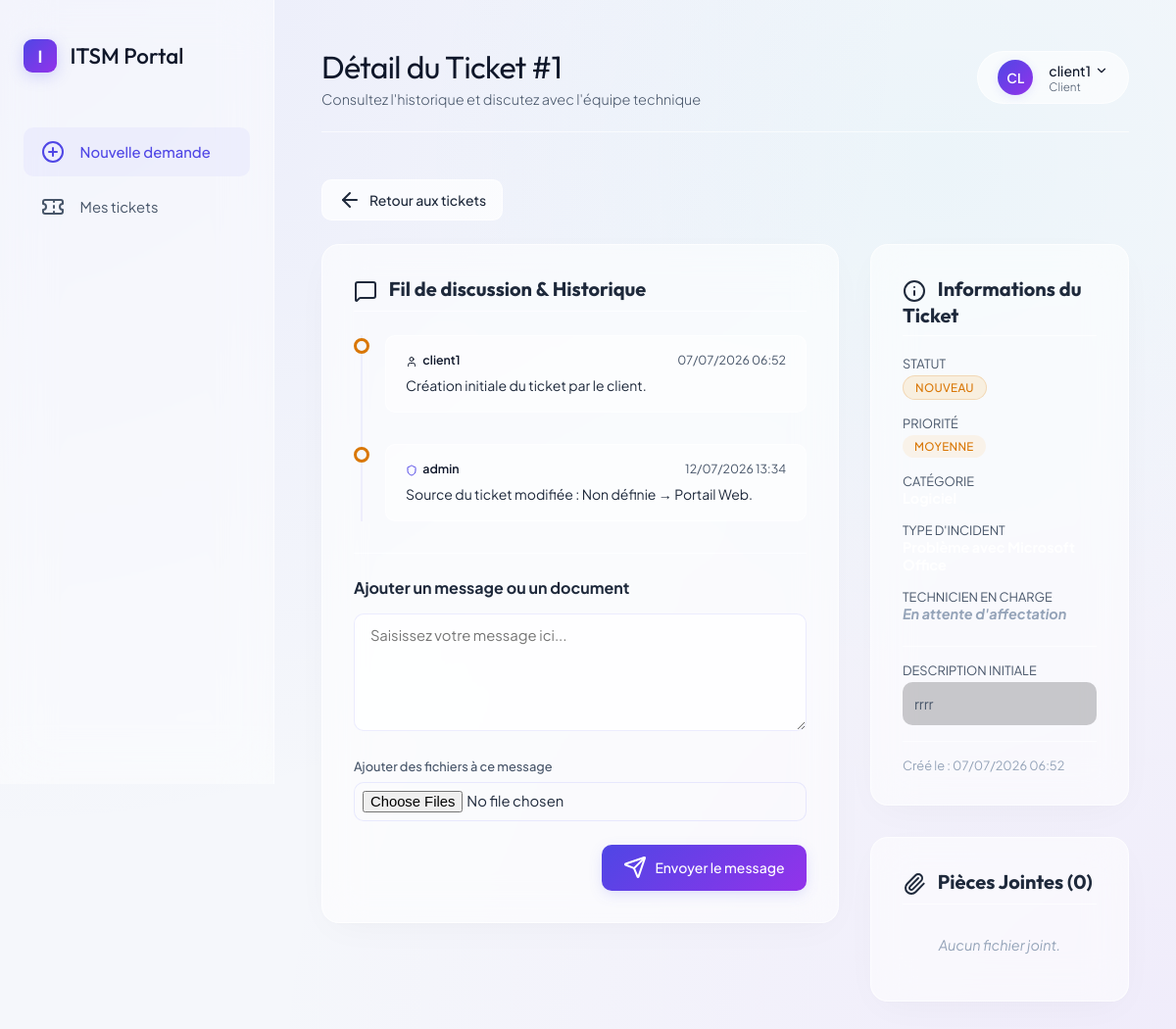
The app's page /client/ticket/1/ (signed in) with its own data.
### tickets/models.py (models this page shows, shortened)
class Ticket(models.Model):
    utilisateur = models.ForeignKey(Utilisateur, on_delete=models.CASCADE, related_name='tickets_crees')
    categorie = models.ForeignKey(Categorie, on_delete=models.PROTECT, related_name='tickets')
    probleme = models.ForeignKey(Probleme, on_delete=models.SET_NULL, null=True, blank=True, related_name='tickets')
    probleme_autre = models.TextField(null=True, blank=True)
    priorite = models.ForeignKey(Priorite, on_delete=models.PROTECT, related_name='tickets')
    statut = models.ForeignKey(StatutTicket, on_delete=models.PROTECT, related_name='tickets')
    source = models.ForeignKey(SourceTicket, on_delete=models.SET_NULL, null=True, blank=True, related_name='tickets')
    technicien = models.ForeignKey(Utilisateur, on_delete=models.SET_NULL, null=True, blank=True, related_name='tickets_assignes')
    description = models.TextField(blank=True, default="")
    date_creation = models.DateTimeField(auto_now_add=True)
    date_assignation = models.DateTimeField(null=True, blank=True)
    date_resolution = models.DateTimeField(null=True, blank=True)
    date_cloture = models.DateTimeField(null=True, blank=True)

class Utilisateur(AbstractUser):
    role = models.ForeignKey(Role, on_delete=models.SET_NULL, null=True, blank=True)
    @property
    def is_client(self):
        return self.role and self.role.libelle == 'Client'

class Role(models.Model):
    libelle = models.CharField(max_length=50, unique=True)

class HistoriqueTicket(models.Model):
    ticket = models.ForeignKey(Ticket, on_delete=models.CASCADE, related_name='historiques')
    ancien_statut = models.ForeignKey(StatutTicket, on_delete=models.SET_NULL, null=True, related_name='historiques_anciens')
    nouveau_statut = models.ForeignKey(StatutTicket, on_delete=models.SET_NULL, null=True, related_name='historiques_nouveaux')
    modifie_par = models.ForeignKey(Utilisateur, on_delete=models.SET_NULL, null=True, related_name='historiques_modifications')
    date_modification = models.DateTimeField(auto_now_add=True)
    commentaire = models.TextField(null=True, blank=True)

class StatutTicket(models.Model):
    libelle = models.CharField(max_length=50, unique=True)

class Priorite(models.Model):
    libelle = models.CharField(max_length=50, unique=True)
    niveau = models.IntegerField(default=1)  # Pour trier par ordre d'urgence

### tickets/views.py (the view, shortened to what this page needs)
# urls.py: path('client/ticket/<int:ticket_id>/', views.detail_ticket, name='detail_ticket'),
@login_required
def detail_ticket(request, ticket_id):
    ticket = get_object_or_404(Ticket, id=ticket_id)
    if request.user.is_client and ticket.utilisateur != request.user:
        return redirect('client_dashboard')
    historiques = ticket.historiques.all().order_by('date_modification')
    pieces_jointes = ticket.pieces_jointes.all()
    return render(request, 'tickets/client/detail_ticket.html', {
        'ticket': ticket,
        'historiques': historiques,
        'pieces_jointes': pieces_jointes
    })

### tickets/templates/tickets/client/detail_ticket.html (shortened to what this page needs)
{% extends 'tickets/base.html' %}
{% block nav_dashboard_active %}active{% endblock %}
{% block page_title %}Détail du Ticket #{{ ticket.id }}{% endblock %}
{% block page_subtitle %}Consultez l'historique et discutez avec l'équipe technique{% endblock %}
{% block content %}
<div style="margin-bottom: 1.5rem;">
    <a href="{% url 'client_dashboard' %}" class="btn btn-secondary" style="padding: 0.5rem 1rem;">
        <i data-lucide="arrow-left"></i> Retour aux tickets
    </a>
</div>
<div class="ticket-grid">
    <div>
        <div class="card">
            <h2 style="font-family: 'Outfit', sans-serif; font-size: 1.25rem; margin-bottom: 1rem; border-bottom: 1px solid var(--border-color); padding-bottom: 0.5rem;">
                <i data-lucide="message-square" style="vertical-align: middle; margin-right: 0.5rem;"></i>
                Fil de discussion & Historique
            </h2>
            <div class="timeline">
                {% for hist in historiques %}
                <div class="timeline-item">
                    <div class="timeline-icon" style="border-color:
                        {% if hist.nouveau_statut.libelle == 'Nouveau' %}var(--status-nouveau)
                        {% elif hist.nouveau_statut.libelle == 'Assigné' %}var(--status-assigne)
                        {% elif hist.nouveau_statut.libelle == 'En cours' %}var(--status-en-cours)
                        {% elif hist.nouveau_statut.libelle == 'Résolu' %}var(--status-resolu)
                        {% else %}var(--status-cloture){% endif %};">
                    </div>
                    <div class="timeline-content">
                        <div class="timeline-header">
                            <span class="timeline-user">
                                {% if hist.modifie_par.is_client %}
                                    <i data-lucide="user" style="width: 12px; height: 12px; vertical-align: middle; margin-right: 0.2rem;"></i>
                                {% else %}
                                    <i data-lucide="shield" style="width: 12px; height: 12px; color: var(--primary); vertical-align: middle; margin-right: 0.2rem;"></i>
                                {% endif %}
                                {{ hist.modifie_par.username }}
                            </span>
                            <span>{{ hist.date_modification|date:"d/m/Y H:i" }}</span>
                        </div>
                        <div class="timeline-body">
                            {{ hist.commentaire|linebreaksbr }}
                        </div>
                    </div>
                </div>
                {% endfor %}
            </div>
            <div class="comment-editor" style="border-top: 1px solid var(--border-color); padding-top: 1.5rem; margin-top: 1.5rem;">
                <h3 style="font-size: 1rem; margin-bottom: 1rem;">Ajouter un message ou un document</h3>
                <form method="POST" action="{% url 'detail_ticket' ticket.id %}" enctype="multipart/form-data">
                    <div class="form-group">
                        <textarea name="commentaire" class="form-control" placeholder="Saisissez votre message ici..." required></textarea>
                    </div>
                    <div class="form-group">
                        <label class="form-label" style="font-size: 0.8rem; color: var(--text-secondary);">Ajouter des fichiers à ce message</label>
                        <input type="file" name="fichiers" class="form-control" multiple style="background: rgba(255,255,255,0.02); padding: 0.5rem;">
                    </div>
                    <div style="text-align: right;">
                        <button type="submit" class="btn btn-primary">
                            <i data-lucide="send"></i> Envoyer le message
                        </button>
                    </div>
                </form>
            </div>
        </div>
    </div>
    <div>
        <div class="card">
            <h2 style="font-family: 'Outfit', sans-serif; font-size: 1.25rem; margin-bottom: 1.25rem; border-bottom: 1px solid var(--border-color); padding-bottom: 0.5rem;">
                <i data-lucide="info" style="vertical-align: middle; margin-right: 0.5rem;"></i>
                Informations du Ticket
            </h2>
            <div style="display: flex; flex-direction: column; gap: 1rem; font-size: 0.9rem;">
                <div>
                    <span style="color: var(--text-secondary); display: block; font-size: 0.8rem; text-transform: uppercase;">Statut</span>
                    <span class="badge badge-{{ ticket.statut.libelle|lower|slugify }}" style="margin-top: 0.25rem;">
                        {{ ticket.statut.libelle }}
                    </span>
                </div>
                <div>
                    <span style="color: var(--text-secondary); display: block; font-size: 0.8rem; text-transform: uppercase;">Priorité</span>
                    <span class="badge badge-prio-{{ ticket.priorite.libelle|lower }}" style="margin-top: 0.25rem;">
                        {{ ticket.priorite.libelle }}
                    </span>
                </div>
                <div>
                    <span style="color: var(--text-secondary); display: block; font-size: 0.8rem; text-transform: uppercase;">Catégorie</span>
                    <strong style="color: #fff;">{{ ticket.categorie.libelle }}</strong>
                </div>
                <div>
                    <span style="color: var(--text-secondary); display: block; font-size: 0.8rem; text-transform: uppercase;">Type d'incident</span>
                    <strong style="color: #fff;">
                    </strong>
                </div>
                <div>
                    <span style="color: var(--text-secondary); display: block; font-size: 0.8rem; text-transform: uppercase;">Technicien en Charge</span>
                    <strong style="color: #fff;">
                        {% if ticket.technicien %}
                            <i data-lucide="user-check" style="width: 14px; height: 14px; color: var(--primary); vertical-align: middle; margin-right: 0.25rem;"></i>
                            {{ ticket.technicien.username }}
                        {% else %}
                            <span style="color: var(--text-muted); font-style: italic;">En attente d'affectation</span>
                        {% endif %}
                    </strong>
                </div>
                <div style="border-top: 1px solid var(--border-color); padding-top: 1rem; margin-top: 0.5rem;">
                    <span style="color: var(--text-secondary); display: block; font-size: 0.8rem; text-transform: uppercase; margin-bottom: 0.25rem;">Description Initiale</span>
                    <div style="background: rgba(0,0,0,0.2); padding: 0.75rem; border-radius: var(--border-radius-sm); color: var(--text-secondary); line-height: 1.4; word-break: break-word;">
                        {{ ticket.description|linebreaksbr }}
                    </div>
                </div>
                <div style="border-top: 1px solid var(--border-color); padding-top: 1rem; font-size: 0.8rem; color: var(--text-muted);">
                    <p>Créé le : {{ ticket.date_creation|date:"d/m/Y H:i" }}</p>
                </div>
            </div>
        </div>
        <div class="card">
            <h2 style="font-family: 'Outfit', sans-serif; font-size: 1.25rem; margin-bottom: 1rem; border-bottom: 1px solid var(--border-color); padding-bottom: 0.5rem;">
                <i data-lucide="paperclip" style="vertical-align: middle; margin-right: 0.5rem;"></i>
                Pièces Jointes ({{ pieces_jointes.count }})
            </h2>
            {% if pieces_jointes %}
            <div style="display: flex; flex-direction: column; gap: 0.75rem;">
                {% for pj in pieces_jointes %}
                <a href="{{ pj.fichier.url }}" download class="attachment-badge" style="display: flex; width: 100%; border-radius: var(--border-radius-sm); padding: 0.75rem;">
                    <i data-lucide="download" style="width: 16px; height: 16px; color: var(--primary);"></i>
                    <div style="overflow: hidden; text-overflow: ellipsis; white-space: nowrap; text-align: left; flex: 1;">
                        <span style="display: block; color: #fff; font-size: 0.85rem;">{{ pj.nom_original }}</span>
                        <span style="font-size: 0.75rem; color: var(--text-muted);">Uploadé par {{ pj.uploaded_by.username }} le {{ pj.date_upload|date:"d/m H:i" }}</span>
                    </div>
                </a>
                {% endfor %}
            </div>
            {% else %}
            <p style="color: var(--text-muted); font-size: 0.9rem; font-style: italic; text-align: center; padding: 1rem 0;">Aucun fichier joint.</p>
            {% endif %}
        </div>
    </div>
</div>
{% endblock %}

### tickets/templates/tickets/base.html (shortened to what this page needs)
{% load static %}
<!DOCTYPE html>
<html lang="fr">
<head>
    <link rel="stylesheet" href="{% static 'tickets/css/styles.css' %}">
</head>
<body>
    <div class="app-container">
        <aside class="sidebar">
            <div class="brand">
                <div class="brand-icon">I</div>
                <span>ITSM Portal</span>
            </div>
            <ul class="nav-menu">
                {% if user.is_authenticated %}
                    {% if user.is_client %}
                        <li class="nav-item {% block nav_dashboard_active %}{% endblock %}">
                            <a href="{% url 'client_dashboard' %}">
                                <i data-lucide="plus-circle"></i>
                                <span>Nouvelle demande</span>
                            </a>
                        </li>
                        <li class="nav-item {% block nav_tickets_active %}{% endblock %}">
                            <a href="{% url 'client_tickets' %}">
                                <i data-lucide="ticket"></i>
                                <span>Mes tickets</span>
                            </a>
                        </li>
                    {% endif %}
                {% endif %}
            </ul>
        </aside>
        <main class="main-content">
            {% if user.is_authenticated %}
            <header class="top-header">
                <div class="page-title">
                    <h1>{% block page_title %}ITSM Dashboard{% endblock %}</h1>
                    <p>{% block page_subtitle %}Gestion des incidents et des demandes informatiques{% endblock %}</p>
                </div>
                <div class="user-profile dropdown" tabindex="0">
                    <div class="avatar">
                        {{ user.username|slice:":2"|upper }}
                    </div>
                    <div class="user-info">
                        <span class="username">{{ user.username }} <i data-lucide="chevron-down" style="width: 14px; height: 14px; display: inline; vertical-align: middle;"></i></span>
                        <span class="role">{{ user.role.libelle }}</span>
                    </div>
                </div>
            </header>
            {% endif %}
            {% block content %}
            {% endblock %}
        </main>
    </div>
</body>
</html>

### records on screen
Ticket: id "1", statut.libelle "NOUVEAU", priorite.libelle "MOYENNE", description "rrrr", date_creation "07/07/2026 06:52", count "0"
Utilisateur: username "CL", username "client1", role.libelle "Client"
HistoriqueTicket: modifie_par.username "client1", date_modification "07/07/2026 06:52", commentaire "Création initiale du ticket par le client."
HistoriqueTicket: modifie_par.username "admin", date_modification "12/07/2026 13:34", commentaire "Source du ticket modifiée : Non définie → Portail Web."
